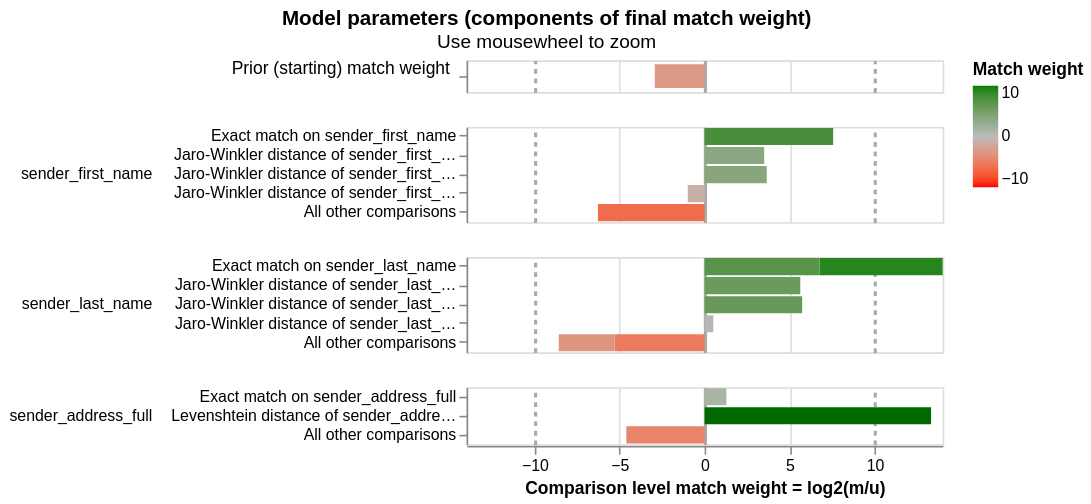

The notebook cell this image was saved under:
### Code cell
# View final estimated match weights
linker.visualisations.match_weights_chart()

### Figure 1 — Vega-Lite specification as saved in the notebook (floating-point values rounded to 4 significant figures)
{"config": {"view": {"continuousWidth": 300, "continuousHeight": 300, "discreteHeight": 60, "discreteWidth": 400}, "header": {"title": null}, "mark": {"tooltip": null}, "title": {"anchor": "middle"}}, "vconcat": [{"mark": {"type": "bar", "clip": true, "height": 15}, "encoding": {"color": {"field": "log2_bayes_factor", "scale": {"domain": [-10, 0, 10], "interpolate": "lab", "range": ["red", "#bbbbbb", "green"]}, "title": "Match weight", "type": "quantitative"}, "tooltip": [{"field": "comparison_name", "title": "Comparison name", "type": "nominal"}, {"field": "probability_two_random_records_match", "format": ".4f", "title": "Probability two random records match", "type": "nominal"}, {"field": "log2_bayes_factor", "format": ",.4f", "title": "Equivalent match weight", "type": "quantitative"}, {"field": "bayes_factor_description", "title": "Match weight description", "type": "nominal"}], "x": {"axis": {"domain": false, "gridColor": {"condition": {"test": "abs(datum.value / 10)  <= 1 & datum.value % 10 === 0", "value": "#aaa"}, "value": "#ddd"}, "gridDash": {"condition": {"test": "abs(datum.value / 10) == 1", "value": [3]}, "value": null}, "gridWidth": {"condition": {"test": "abs(datum.value / 10)  <= 1 & datum.value % 10 === 0", "value": 2}, "value": 1}, "labels": false, "ticks": false, "title": ""}, "field": "log2_bayes_factor", "scale": {"domain": [-14, 14]}, "type": "quantitative"}, "y": {"axis": {"title": "Prior (starting) match weight", "titleAlign": "right", "titleAngle": 0, "titleFontWeight": "normal"}, "field": "label_for_charts", "sort": {"field": "comparison_vector_value", "order": "descending"}, "type": "nominal"}}, "height": 20, "transform": [{"filter": "(datum.comparison_name == 'probability_two_random_records_match')"}]}, {"mark": {"type": "bar", "clip": true}, "encoding": {"color": {"field": "log2_bayes_factor", "scale": {"domain": [-10, 0, 10], "interpolate": "lab", "range": ["red", "#bbbbbb", "green"]}, "title": "Match weight", "type": "quantitative"}, "row": {"field": "comparison_name", "header": {"labelAlign": "left", "labelAnchor": "middle", "labelAngle": 0}, "sort": {"field": "comparison_sort_order"}, "type": "nominal"}, "tooltip": [{"field": "comparison_name", "title": "Comparison name", "type": "nominal"}, {"field": "label_for_charts", "title": "Label", "type": "ordinal"}, {"field": "sql_condition", "title": "SQL condition", "type": "nominal"}, {"field": "m_probability", "format": ".10~g", "title": "M probability", "type": "quantitative"}, {"field": "u_probability", "format": ".10~g", "title": "U probability", "type": "quantitative"}, {"field": "bayes_factor", "format": ",.6f", "title": "Bayes factor = m/u", "type": "quantitative"}, {"field": "log2_bayes_factor", "format": ".4~g", "title": "Match weight = log2(m/u)", "type": "quantitative"}, {"field": "bayes_factor_description", "title": "Match weight description", "type": "nominal"}, {"field": "m_probability_description", "title": "m probability description", "type": "nominal"}, {"field": "u_probability_description", "title": "u probability description", "type": "nominal"}], "x": {"axis": {"gridColor": {"condition": {"test": "abs(datum.value / 10)  <= 1 & datum.value % 10 === 0", "value": "#aaa"}, "value": "#ddd"}, "gridDash": {"condition": {"test": "abs(datum.value / 10) == 1", "value": [3]}, "value": null}, "gridWidth": {"condition": {"test": "abs(datum.value / 10)  <= 1 & datum.value % 10 === 0", "value": 2}, "value": 1}, "title": "Comparison level match weight = log2(m/u)"}, "field": "log2_bayes_factor", "scale": {"domain": [-14, 14]}, "type": "quantitative"}, "y": {"axis": {"title": null}, "field": "label_for_charts", "sort": {"field": "comparison_vector_value", "order": "descending"}, "type": "nominal"}}, "height": {"step": 12}, "resolve": {"axis": {"y": "independent"}, "scale": {"y": "independent"}}, "transform": [{"filter": "(datum.comparison_name != 'probability_two_random_records_match')"}]}], "data": {"name": "data-97ceff663484b734322d9d2e97fbffc8"}, "params": [{"name": "mouse_zoom", "select": {"type": "interval", "encodings": ["x"]}, "bind": "scales", "views": []}], "resolve": {"axis": {"y": "independent"}, "scale": {"y": "independent"}}, "title": {"text": "Model parameters (components of final match weight)", "subtitle": "Use mousewheel to zoom"}, "$schema": "https://vega.github.io/schema/vega-lite/v5.9.3.json", "datasets": {"data-97ceff663484b734322d9d2e97fbffc8": [{"comparison_name": "probability_two_random_records_match", "sql_condition": null, "label_for_charts": "", "m_probability": null, "u_probability": null, "m_probability_description": null, "u_probability_description": null, "has_tf_adjustments": false, "tf_adjustment_column": null, "tf_adjustment_weight": null, "is_null_level": false, "bayes_factor": 0.131, "log2_bayes_factor": -2.933, "comparison_vector_value": 0, "max_comparison_vector_value": 0, "bayes_factor_description": "The probability that two random records drawn at random match is 0.116 or one in  8.6 records.This is equivalent to a starting match weight of -2.933.", "probability_two_random_records_match": 0.1158, "comparison_sort_order": -1}, {"comparison_name": "sender_first_name", "sql_condition": "\"sender_first_name_l\" = \"sender_first_name_r\"", "label_for_charts": "Exact match on sender_first_name", "m_probability": 0.95, "u_probability": 0.005031, "m_probability_description": "Amongst matching record comparisons, 95% of records (i.e. one in 1.053) are in the exact match on sender_first_name comparison level", "u_probability_description": "Amongst non-matching record comparisons, 0.5031% of records (i.e. one in 199) are in the exact match on sender_first_name comparison level", "has_tf_adjustments": true, "tf_adjustment_column": "sender_first_name", "tf_adjustment_weight": 1.0, "is_null_level": false, "bayes_factor": 188.8, "log2_bayes_factor": 7.561, "comparison_vector_value": 4, "max_comparison_vector_value": 4, "bayes_factor_description": "If comparison level is `exact match on sender_first_name` then comparison is 189 times more likely to be a match", "probability_two_random_records_match": 0.1158, "comparison_sort_order": 0}, {"comparison_name": "sender_first_name", "sql_condition": "jaro_winkler_similarity(\"sender_first_name_l\", \"sender_first_name_r\") >= 0.92", "label_for_charts": "Jaro-Winkler distance of sender_first_name >= 0.92", "m_probability": 0.0125, "u_probability": 0.001103, "m_probability_description": "Amongst matching record comparisons, 1.25% of records (i.e. one in 80) are in the jaro-winkler distance of sender_first_name >= 0.92 comparison level", "u_probability_description": "Amongst non-matching record comparisons, 0.1103% of records (i.e. one in 907) are in the jaro-winkler distance of sender_first_name >= 0.92 comparison level", "has_tf_adjustments": false, "tf_adjustment_column": null, "tf_adjustment_weight": 1.0, "is_null_level": false, "bayes_factor": 11.33, "log2_bayes_factor": 3.502, "comparison_vector_value": 3, "max_comparison_vector_value": 4, "bayes_factor_description": "If comparison level is `jaro-winkler distance of sender_first_name >= 0.92` then comparison is 11.33 times more likely to be a match", "probability_two_random_records_match": 0.1158, "comparison_sort_order": 0}, {"comparison_name": "sender_first_name", "sql_condition": "jaro_winkler_similarity(\"sender_first_name_l\", \"sender_first_name_r\") >= 0.88", "label_for_charts": "Jaro-Winkler distance of sender_first_name >= 0.88", "m_probability": 0.0125, "u_probability": 0.000993, "m_probability_description": "Amongst matching record comparisons, 1.25% of records (i.e. one in 80) are in the jaro-winkler distance of sender_first_name >= 0.88 comparison level", "u_probability_description": "Amongst non-matching record comparisons, 0.0993% of records (i.e. one in 1,007) are in the jaro-winkler distance of sender_first_name >= 0.88 comparison level", "has_tf_adjustments": false, "tf_adjustment_column": null, "tf_adjustment_weight": 1.0, "is_null_level": false, "bayes_factor": 12.59, "log2_bayes_factor": 3.654, "comparison_vector_value": 2, "max_comparison_vector_value": 4, "bayes_factor_description": "If comparison level is `jaro-winkler distance of sender_first_name >= 0.88` then comparison is 12.59 times more likely to be a match", "probability_two_random_records_match": 0.1158, "comparison_sort_order": 0}, {"comparison_name": "sender_first_name", "sql_condition": "jaro_winkler_similarity(\"sender_first_name_l\", \"sender_first_name_r\") >= 0.7", "label_for_charts": "Jaro-Winkler distance of sender_first_name >= 0.7", "m_probability": 0.0125, "u_probability": 0.02487, "m_probability_description": "Amongst matching record comparisons, 1.25% of records (i.e. one in 80) are in the jaro-winkler distance of sender_first_name >= 0.7 comparison level", "u_probability_description": "Amongst non-matching record comparisons, 2.487% of records (i.e. one in 40.21) are in the jaro-winkler distance of sender_first_name >= 0.7 comparison level", "has_tf_adjustments": false, "tf_adjustment_column": null, "tf_adjustment_weight": 1.0, "is_null_level": false, "bayes_factor": 0.5026, "log2_bayes_factor": -0.9925, "comparison_vector_value": 1, "max_comparison_vector_value": 4, "bayes_factor_description": "If comparison level is `jaro-winkler distance of sender_first_name >= 0.7` then comparison is 1.99 times less likely to be a match", "probability_two_random_records_match": 0.1158, "comparison_sort_order": 0}, {"comparison_name": "sender_first_name", "sql_condition": "ELSE", "label_for_charts": "All other comparisons", "m_probability": 0.0125, "u_probability": 0.968, "m_probability_description": "Amongst matching record comparisons, 1.25% of records (i.e. one in 80) are in the all other comparisons comparison level", "u_probability_description": "Amongst non-matching record comparisons, 96.8% of records (i.e. one in 1.033) are in the all other comparisons comparison level", "has_tf_adjustments": false, "tf_adjustment_column": null, "tf_adjustment_weight": 1.0, "is_null_level": false, "bayes_factor": 0.01291, "log2_bayes_factor": -6.275, "comparison_vector_value": 0, "max_comparison_vector_value": 4, "bayes_factor_description": "If comparison level is `all other comparisons` then comparison is 77.44 times less likely to be a match", "probability_two_random_records_match": 0.1158, "comparison_sort_order": 0}, {"comparison_name": "sender_last_name", "sql_condition": "\"sender_last_name_l\" = \"sender_last_name_r\"", "label_for_charts": "Exact match on sender_last_name", "m_probability": 0.95, "u_probability": 0.001682, "m_probability_description": "Amongst matching record comparisons, 95% of records (i.e. one in 1.053) are in the exact match on sender_last_name comparison level", "u_probability_description": "Amongst non-matching record comparisons, 0.1682% of records (i.e. one in 595) are in the exact match on sender_last_name comparison level", "has_tf_adjustments": true, "tf_adjustment_column": "sender_last_name", "tf_adjustment_weight": 1.0, "is_null_level": false, "bayes_factor": 564.9, "log2_bayes_factor": 9.142, "comparison_vector_value": 4, "max_comparison_vector_value": 4, "bayes_factor_description": "If comparison level is `exact match on sender_last_name` then comparison is 565 times more likely to be a match", "probability_two_random_records_match": 0.1158, "comparison_sort_order": 1}, {"comparison_name": "sender_last_name", "sql_condition": "jaro_winkler_similarity(\"sender_last_name_l\", \"sender_last_name_r\") >= 0.92", "label_for_charts": "Jaro-Winkler distance of sender_last_name >= 0.92", "m_probability": 0.0125, "u_probability": 0.0002533, "m_probability_description": "Amongst matching record comparisons, 1.25% of records (i.e. one in 80) are in the jaro-winkler distance of sender_last_name >= 0.92 comparison level", "u_probability_description": "Amongst non-matching record comparisons, 0.02533% of records (i.e. one in 3,949) are in the jaro-winkler distance of sender_last_name >= 0.92 comparison level", "has_tf_adjustments": false, "tf_adjustment_column": null, "tf_adjustment_weight": 1.0, "is_null_level": false, "bayes_factor": 49.36, "log2_bayes_factor": 5.625, "comparison_vector_value": 3, "max_comparison_vector_value": 4, "bayes_factor_description": "If comparison level is `jaro-winkler distance of sender_last_name >= 0.92` then comparison is 49.36 times more likely to be a match", "probability_two_random_records_match": 0.1158, "comparison_sort_order": 1}, {"comparison_name": "sender_last_name", "sql_condition": "jaro_winkler_similarity(\"sender_last_name_l\", \"sender_last_name_r\") >= 0.88", "label_for_charts": "Jaro-Winkler distance of sender_last_name >= 0.88", "m_probability": 0.0125, "u_probability": 0.0002342, "m_probability_description": "Amongst matching record comparisons, 1.25% of records (i.e. one in 80) are in the jaro-winkler distance of sender_last_name >= 0.88 comparison level", "u_probability_description": "Amongst non-matching record comparisons, 0.02342% of records (i.e. one in 4,269) are in the jaro-winkler distance of sender_last_name >= 0.88 comparison level", "has_tf_adjustments": false, "tf_adjustment_column": null, "tf_adjustment_weight": 1.0, "is_null_level": false, "bayes_factor": 53.37, "log2_bayes_factor": 5.738, "comparison_vector_value": 2, "max_comparison_vector_value": 4, "bayes_factor_description": "If comparison level is `jaro-winkler distance of sender_last_name >= 0.88` then comparison is 53.37 times more likely to be a match", "probability_two_random_records_match": 0.1158, "comparison_sort_order": 1}, {"comparison_name": "sender_last_name", "sql_condition": "jaro_winkler_similarity(\"sender_last_name_l\", \"sender_last_name_r\") >= 0.7", "label_for_charts": "Jaro-Winkler distance of sender_last_name >= 0.7", "m_probability": 0.0125, "u_probability": 0.008783, "m_probability_description": "Amongst matching record comparisons, 1.25% of records (i.e. one in 80) are in the jaro-winkler distance of sender_last_name >= 0.7 comparison level", "u_probability_description": "Amongst non-matching record comparisons, 0.8783% of records (i.e. one in 114) are in the jaro-winkler distance of sender_last_name >= 0.7 comparison level", "has_tf_adjustments": false, "tf_adjustment_column": null, "tf_adjustment_weight": 1.0, "is_null_level": false, "bayes_factor": 1.423, "log2_bayes_factor": 0.5092, "comparison_vector_value": 1, "max_comparison_vector_value": 4, "bayes_factor_description": "If comparison level is `jaro-winkler distance of sender_last_name >= 0.7` then comparison is 1.423 times more likely to be a match", "probability_two_random_records_match": 0.1158, "comparison_sort_order": 1}, {"comparison_name": "sender_last_name", "sql_condition": "ELSE", "label_for_charts": "All other comparisons", "m_probability": 0.0125, "u_probability": 0.489, "m_probability_description": "Amongst matching record comparisons, 1.25% of records (i.e. one in 80) are in the all other comparisons comparison level", "u_probability_description": "Amongst non-matching record comparisons, 48.9% of records (i.e. one in 2.045) are in the all other comparisons comparison level", "has_tf_adjustments": false, "tf_adjustment_column": null, "tf_adjustment_weight": 1.0, "is_null_level": false, "bayes_factor": 0.02556, "log2_bayes_factor": -5.29, "comparison_vector_value": 0, "max_comparison_vector_value": 4, "bayes_factor_description": "If comparison level is `all other comparisons` then comparison is 39.12 times less likely to be a match", "probability_two_random_records_match": 0.1158, "comparison_sort_order": 1}, {"comparison_name": "sender_address_full", "sql_condition": "\"sender_address_full_l\" = \"sender_address_full_r\"", "label_for_charts": "Exact match on sender_address_full", "m_probability": 0.95, "u_probability": 0.3921, "m_probability_description": "Amongst matching record comparisons, 95% of records (i.e. one in 1.053) are in the exact match on sender_address_full comparison level", "u_probability_description": "Amongst non-matching record comparisons, 39.21% of records (i.e. one in 2.55) are in the exact match on sender_address_full comparison level", "has_tf_adjustments": false, "tf_adjustment_column": null, "tf_adjustment_weight": 1.0, "is_null_level": false, "bayes_factor": 2.423, "log2_bayes_factor": 1.277, "comparison_vector_value": 2, "max_comparison_vector_value": 2, "bayes_factor_description": "If comparison level is `exact match on sender_address_full` then comparison is 2.423 times more likely to be a match", "probability_two_random_records_match": 0.1158, "comparison_sort_order": 2}, {"comparison_name": "sender_address_full", "sql_condition": "levenshtein(\"sender_address_full_l\", \"sender_address_full_r\") <= 1", "label_for_charts": "Levenshtein distance of sender_address_full <= 1", "m_probability": 0.025, "u_probability": 2.45e-06, "m_probability_description": "Amongst matching record comparisons, 2.5% of records (i.e. one in 40) are in the levenshtein distance of sender_address_full <= 1 comparison level", "u_probability_description": "Amongst non-matching record comparisons, 0.000245% of records (i.e. one in 408,156) are in the levenshtein distance of sender_address_full <= 1 comparison level", "has_tf_adjustments": false, "tf_adjustment_column": null, "tf_adjustment_weight": 1.0, "is_null_level": false, "bayes_factor": 10200.0, "log2_bayes_factor": 13.32, "comparison_vector_value": 1, "max_comparison_vector_value": 2, "bayes_factor_description": "If comparison level is `levenshtein distance of sender_address_full <= 1` then comparison is 10,204 times more likely to be a match", "probability_two_random_records_match": 0.1158, "comparison_sort_order": 2}, {"comparison_name": "sender_address_full", "sql_condition": "ELSE", "label_for_charts": "All other comparisons", "m_probability": 0.025, "u_probability": 0.6079, "m_probability_description": "Amongst matching record comparisons, 2.5% of records (i.e. one in 40) are in the all other comparisons comparison level", "u_probability_description": "Amongst non-matching record comparisons, 60.79% of records (i.e. one in 1.645) are in the all other comparisons comparison level", "has_tf_adjustments": false, "tf_adjustment_column": null, "tf_adjustment_weight": 1.0, "is_null_level": false, "bayes_factor": 0.04113, "log2_bayes_factor": -4.604, "comparison_vector_value": 0, "max_comparison_vector_value": 2, "bayes_factor_description": "If comparison level is `all other comparisons` then comparison is 24.32 times less likely to be a match", "probability_two_random_records_match": 0.1158, "comparison_sort_order": 2}, {"comparison_name": "sender_last_name", "sql_condition": "\"sender_last_name_l\" = \"sender_last_name_r\"", "label_for_charts": "Exact match on sender_last_name", "m_probability": 0.95, "u_probability": 0.008783, "m_probability_description": "Amongst matching record comparisons, 95% of records (i.e. one in 1.053) are in the exact match on sender_last_name comparison level", "u_probability_description": "Amongst non-matching record comparisons, 0.8783% of records (i.e. one in 114) are in the exact match on sender_last_name comparison level", "has_tf_adjustments": true, "tf_adjustment_column": "sender_last_name", "tf_adjustment_weight": 1.0, "is_null_level": false, "bayes_factor": 108.2, "log2_bayes_factor": 6.757, "comparison_vector_value": 1, "max_comparison_vector_value": 1, "bayes_factor_description": "If comparison level is `exact match on sender_last_name` then comparison is 108 times more likely to be a match", "probability_two_random_records_match": 0.1158, "comparison_sort_order": 3}, {"comparison_name": "sender_last_name", "sql_condition": "ELSE", "label_for_charts": "All other comparisons", "m_probability": 0.05, "u_probability": 0.489, "m_probability_description": "Amongst matching record comparisons, 5% of records (i.e. one in 20) are in the all other comparisons comparison level", "u_probability_description": "Amongst non-matching record comparisons, 48.9% of records (i.e. one in 2.045) are in the all other comparisons comparison level", "has_tf_adjustments": false, "tf_adjustment_column": null, "tf_adjustment_weight": 1.0, "is_null_level": false, "bayes_factor": 0.1022, "log2_bayes_factor": -3.29, "comparison_vector_value": 0, "max_comparison_vector_value": 1, "bayes_factor_description": "If comparison level is `all other comparisons` then comparison is 9.781 times less likely to be a match", "probability_two_random_records_match": 0.1158, "comparison_sort_order": 3}]}}
